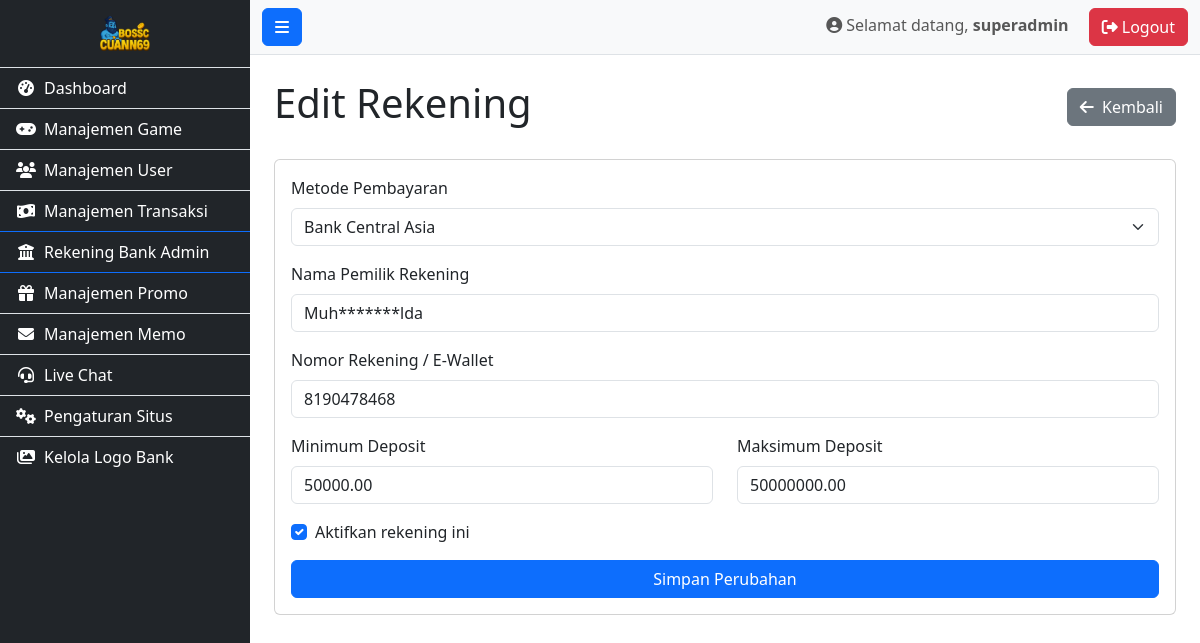
The app's page /admin/edit_account.php?id=8 (signed in) with its own data.
### tables this page shows
CREATE TABLE `admin_deposit_accounts` (
  `id` int(11) NOT NULL,
  `method_code` varchar(20) NOT NULL COMMENT 'Kode metode (BCA, DANA, dll) dari payment_methods',
  `account_name` varchar(100) NOT NULL COMMENT 'Nama pemilik rekening admin',
  `account_number` varchar(50) NOT NULL COMMENT 'Nomor rekening/ID e-wallet admin',
  `min_deposit` decimal(15,2) NOT NULL DEFAULT 10000.00,
  `max_deposit` decimal(15,2) DEFAULT NULL,
  `is_active` tinyint(1) NOT NULL DEFAULT 1,
  `created_at` timestamp NOT NULL DEFAULT current_timestamp(),
  `updated_at` timestamp NOT NULL DEFAULT current_timestamp() ON UPDATE current_timestamp(),
  `qris_image_url` varchar(255) DEFAULT NULL COMMENT 'URL gambar QRIS jika akun ini untuk QRIS'
);

CREATE TABLE `payment_methods` (
  `id` int(11) NOT NULL,
  `method_name` varchar(100) NOT NULL COMMENT 'Nama lengkap metode, cth: Bank Central Asia',
  `method_code` varchar(20) NOT NULL COMMENT 'Kode singkat unik, cth: BCA',
  `method_type` enum('Bank','E-Wallet','Virtual Account','Pulsa') NOT NULL COMMENT 'Jenis metode pembayaran',
  `logo` varchar(255) DEFAULT NULL COMMENT 'Nama file logo',
  `min_length` int(2) DEFAULT 8,
  `max_length` int(2) DEFAULT 16,
  `is_active` tinyint(1) NOT NULL DEFAULT 1 COMMENT '1 = Aktif, 0 = Tidak Aktif'
);

### admin/edit_account.php (the view, shortened to what this page needs)
<?php
require_once 'includes/header.php';
require_once 'includes/sidebar.php';
$account_id = $_GET['id'] ?? null;
$is_edit_mode = !is_null($account_id);
$account_data = [];
$payment_methods = $conn->query("SELECT method_code, method_name FROM payment_methods WHERE is_active = 1 ORDER BY method_name ASC");
if ($is_edit_mode) {
    $page_title = "Edit Rekening";
    $stmt = $conn->prepare("SELECT * FROM admin_deposit_accounts WHERE id = ?");
    $stmt->bind_param("i", $account_id);
    $stmt->execute();
    $result = $stmt->get_result();
    if ($result->num_rows > 0) {
        $account_data = $result->fetch_assoc();
    } else {
        header("Location: manage_accounts.php");
        exit();
    }
}
?>
<div class="d-flex justify-content-between align-items-center mb-4">
    <h1><?php echo $page_title; ?></h1>
    <a href="manage_accounts.php" class="btn btn-secondary">
        <i class="fas fa-arrow-left me-1"></i> Kembali
    </a>
</div>
<div class="card">
    <div class="card-body">
        <form action="process_account.php" method="POST">
            <div class="mb-3">
                <label for="method_code" class="form-label">Metode Pembayaran</label>
                <select class="form-select" id="method_code" name="method_code" required>
                    <?php while ($method = $payment_methods->fetch_assoc()): ?>
                        <option value="<?php echo $method['method_code']; ?>" <?php echo (isset($account_data['method_code']) && $account_data['method_code'] == $method['method_code']) ? 'selected' : ''; ?>>
                            <?php echo htmlspecialchars($method['method_name']); ?>
                        </option>
                    <?php endwhile; ?>
                </select>
            </div>
            <div class="mb-3">
                <label for="account_name" class="form-label">Nama Pemilik Rekening</label>
                <input type="text" class="form-control" id="account_name" name="account_name" value="<?php echo htmlspecialchars($account_data['account_name'] ?? ''); ?>" required>
            </div>
            <div class="mb-3">
                <label for="account_number" class="form-label">Nomor Rekening / E-Wallet</label>
                <input type="text" class="form-control" id="account_number" name="account_number" value="<?php echo htmlspecialchars($account_data['account_number'] ?? ''); ?>" required>
            </div>
            <div class="row">
                <div class="col-md-6 mb-3">
                    <label for="min_deposit" class="form-label">Minimum Deposit</label>
                    <input type="number" class="form-control" id="min_deposit" name="min_deposit" value="<?php echo htmlspecialchars($account_data['min_deposit'] ?? '10000'); ?>" required>
                </div>
                <div class="col-md-6 mb-3">
                    <label for="max_deposit" class="form-label">Maksimum Deposit</label>
                    <input type="number" class="form-control" id="max_deposit" name="max_deposit" value="<?php echo htmlspecialchars($account_data['max_deposit'] ?? '50000000'); ?>" required>
                </div>
            </div>
            <div class="mb-3 form-check">
                <input type="checkbox" class="form-check-input" id="is_active" name="is_active" value="1" <?php echo (isset($account_data['is_active']) && $account_data['is_active'] == 1) || !$is_edit_mode ? 'checked' : ''; ?>>
                <label class="form-check-label" for="is_active">Aktifkan rekening ini</label>
            </div>
            <button type="submit" class="btn btn-primary w-100">
                <?php echo $is_edit_mode ? 'Simpan Perubahan' : 'Tambah Rekening'; ?>
            </button>
        </form>
    </div>
</div>
<?php
require_once 'includes/footer.php';
?>

### records on screen
admin_deposit_accounts: method_code "Bank Central Asia", account_name "Muh*******lda", account_number "8190478468", min_deposit "50000.00", max_deposit "50000000.00", is_active "☑"

### other values on screen
$_SESSION['admin_username'] "superadmin"
$page_title "Edit Rekening"
